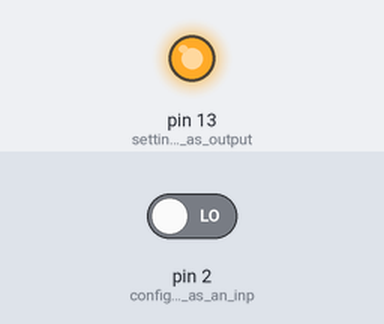
Bench run of a sketch on a simulated Arduino Uno, built with avr-gcc and run on an emulated ATmega328P. Shown: output pins drawn as LEDs (lit = HIGH). Inputs (shaded band) come from the test bench; at power-on: pin 2 (configure_pin_2_as_an_inp) LOW. What the sketch prints to the serial monitor is not drawn.

Above: at 1.2 s.
1.3 s: pin 2 (configure_pin_2_as_an_inp) driven HIGH
At 2.3 s:
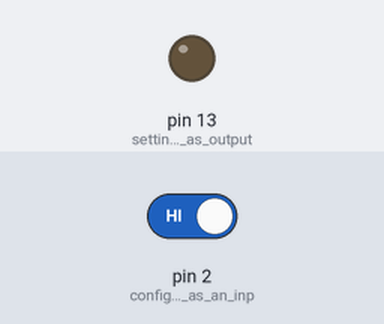
2.8 s: pin 2 (configure_pin_2_as_an_inp) driven LOW
At 3.5 s:
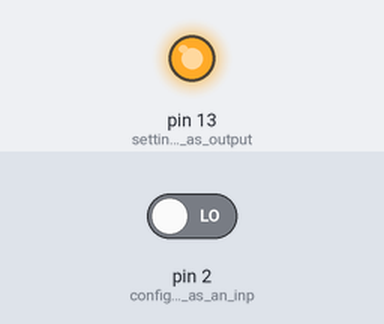
Timing chart, 0 to 5.8 s (numbered marks = the images above; inputs shaded):
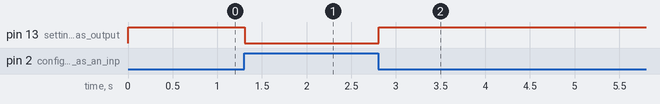

The sketch:

7_Input_PullDown.ino
```cpp
/*
  Input Pull-Down
  Reads digital input on pin 2 and prints the results to the Serial Monitor
  Use serial begin to start serial monitoring, and use serial.print or serial.println to print value
  Use pinmode, set pin 2 as input (pushbutton), and set pin 13 as output (LED)
*/

// the setup function runs once when you press reset or power the board
void setup() {
  Serial.begin(9600); // start serial connection
  pinMode(2, INPUT); // configure pin 2 as an input (pushbutton)
  pinMode(13, OUTPUT); // setting pin 13 as output (LED)
}

// the loop function runs over and over again forever
void loop() {
  int PUSHBUTTON = digitalRead(2); //read the pushbutton value into a variable
  Serial.println(PUSHBUTTON); //print out the value of the pushbutton

  // setting state of pushbutton
  if (PUSHBUTTON == HIGH) {
    digitalWrite(13, LOW); // when pushbutton is not pressed LED on
  } else {
    digitalWrite(13, HIGH); // when pushbutton is pressed LED off
  }
}
```

Measured:
- after the input at 1.3 s, pin 13 (setting_pin_13_as_output): HIGH → LOW at once
- after the input at 2.8 s, pin 13 (setting_pin_13_as_output): LOW → HIGH at once
